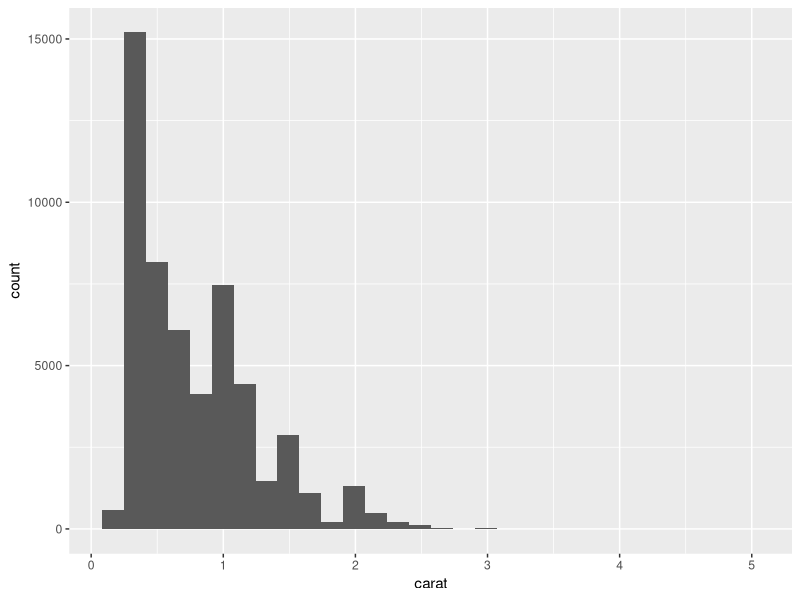
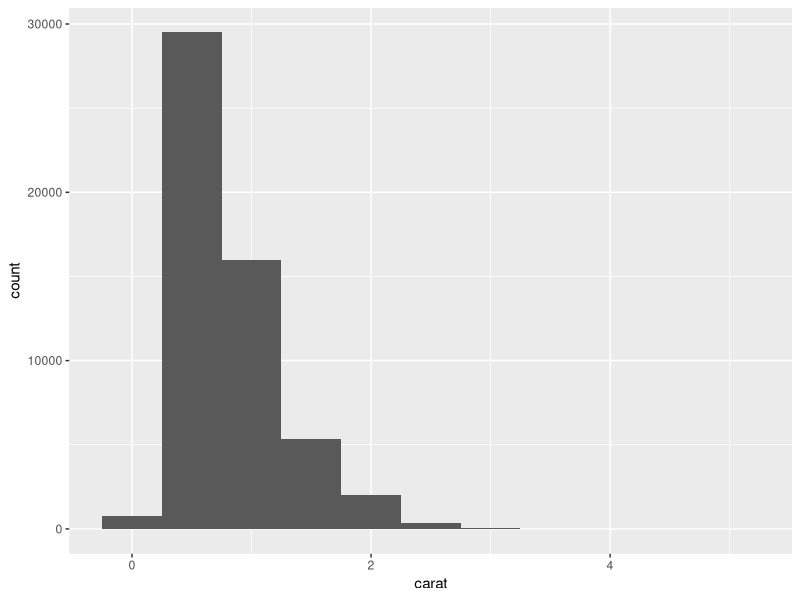
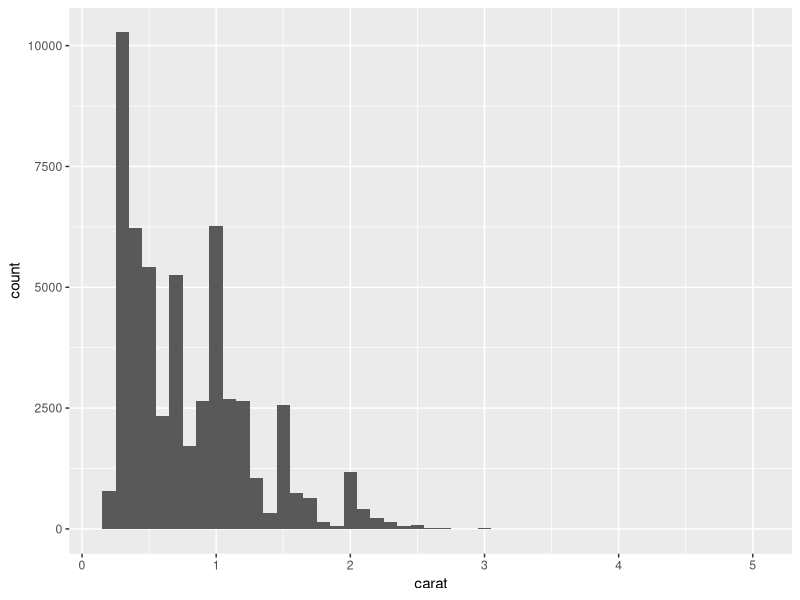
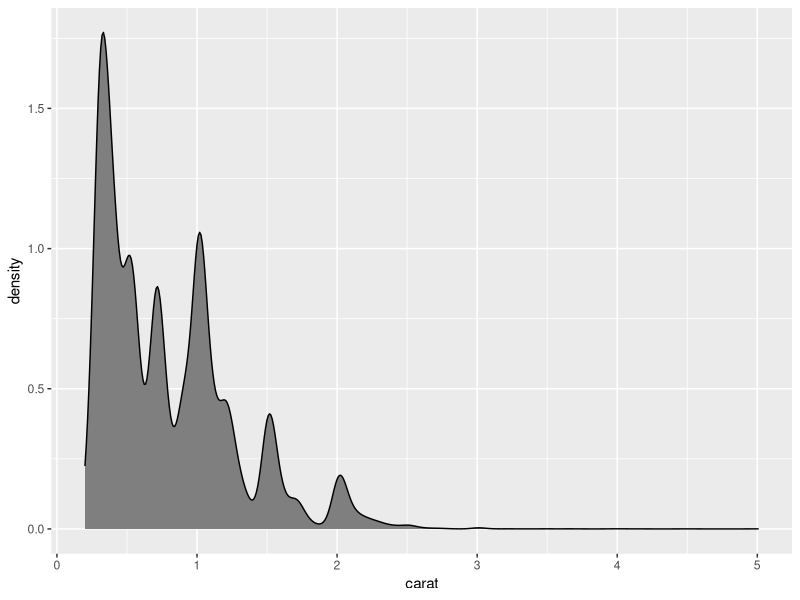

These figures' R source, in order:
require(ggplot2)

ggplot(data = diamonds) + geom_histogram(aes(x=carat))
ggplot(data = diamonds) + geom_histogram(aes(x=carat), binwidth=.5 )
ggplot(data = diamonds) + geom_histogram(aes(x=carat), binwidth=.1 )

ggplot(data = diamonds) + geom_density(aes(x=carat), fill="grey50")

